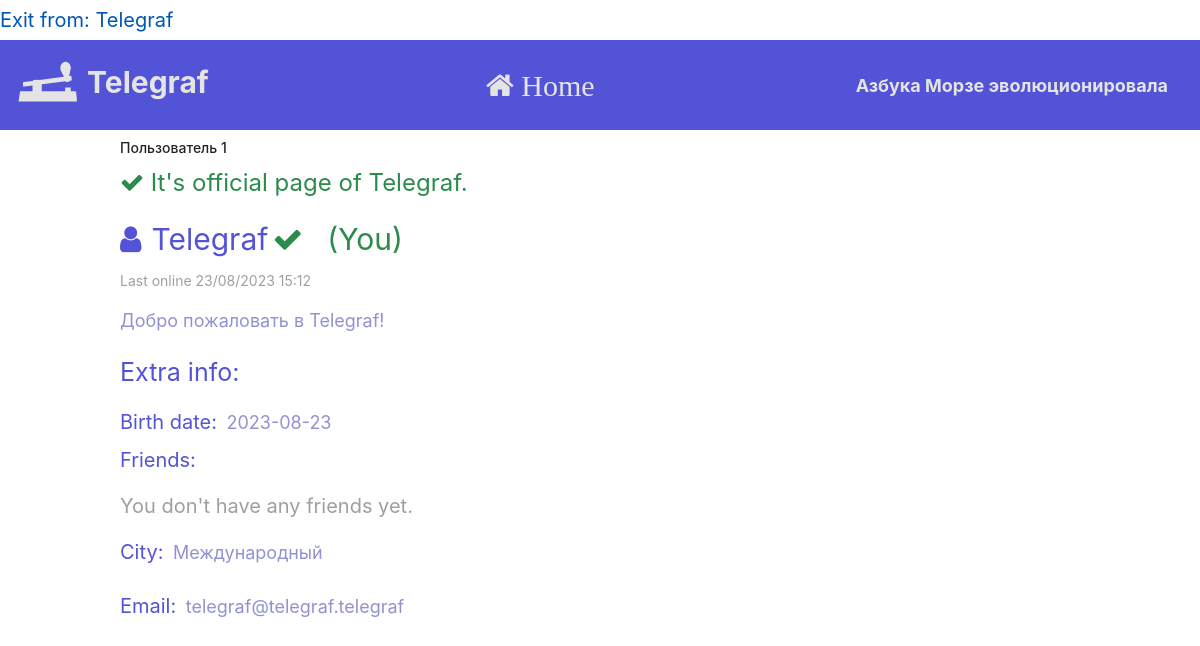
Screenshot of /profile/1 (signed in) with the database file from the repository.
### data/users.py (models this page shows, shortened)
class User(SqlAlchemyBase, UserMixin, SerializerMixin):
    __tablename__ = 'users'
    id = sqlalchemy.Column(sqlalchemy.Integer,
                           primary_key=True, autoincrement=True)
    username = sqlalchemy.Column(sqlalchemy.String)
    bdate = sqlalchemy.Column(sqlalchemy.Date)
    descript = sqlalchemy.Column(sqlalchemy.String)
    friends = sqlalchemy.Column(sqlalchemy.String, default='')
    city = sqlalchemy.Column(sqlalchemy.String)
    email = sqlalchemy.Column(sqlalchemy.String, unique=True)
    last_online = sqlalchemy.Column(sqlalchemy.DateTime,
                                    default=datetime.datetime.now())
    free_chat = sqlalchemy.Column(sqlalchemy.Boolean)
    hashed_password = sqlalchemy.Column(sqlalchemy.String, nullable=True)
    is_verified = sqlalchemy.Column(sqlalchemy.Boolean, default=False)
    is_blocked = sqlalchemy.Column(sqlalchemy.Boolean, default=False)
    block_reason = sqlalchemy.Column(sqlalchemy.String)

### server.py (the view, shortened to what this page needs)
@app.route('/profile/<int:id>', methods=['GET', 'POST'])
def profile(id):
    agent = request.headers.get('User-Agent')
    is_mobile = ('iphone' or 'android' or 'blackberry') in agent.lower()
    db_sess = db_session.create_session()
    if current_user.is_authenticated:
        current_user.last_online = datetime.datetime.now()
        db_sess.merge(current_user)
        db_sess.commit()
    user = db_sess.query(User).filter(User.id == id).first()
    if user is None:
        return "Пользователя с таким id пока не существует"
    friends = []
    ids = user.friends.split(', ')
    if '' in ids:
        ids.remove('')
    for friend_id in map(int, ids):
        friend = db_sess.query(User).filter(User.id == friend_id).first()
        if friend is not None:
            friends.append(friend)
    our_request = None
    his_request = None
    if current_user.is_authenticated:
        our_request = db_sess.query(FriendshipRequest).filter(FriendshipRequest.from_id == current_user.id,
                                                              FriendshipRequest.to_id == id).first()
        his_request = db_sess.query(FriendshipRequest).filter(FriendshipRequest.to_id == current_user.id,
                                                              FriendshipRequest.from_id == id).first()
    return render_template('profile.html', is_mobile=is_mobile, title=f'Пользователь {id}', user=user, friends=friends, is_our_request=our_request is not None, is_his_request=his_request is not None, request=his_request);

### data/db_session.py (called while the page is built)
def create_session() -> Session:
    global __factory
    return __factory()

### server.py (called while the page is built)
@login_manager.user_loader
def load_user(user_id):
    db_sess = db_session.create_session()
    return db_sess.query(User).get(user_id)

### static/templates/profile.html (shortened to what this page needs)
{% extends "base.html" %}
{% block content %}
<form action="" method="post">
    <h1 style="font-size: 14px; margin-top: 10px;">{{title}}</h1>
    {% if user.id == 1 %}
    <p style="color: #2b8b4b; font-size: 24px;"><i class="fa fa-check"></i>  It's official page of Telegraf.</p>
    {% endif %}
    <label style="font-size: 30px; color: #5353d7"><span class="fa fa-user" style="margin-right: 10px"></span>{{ user.username }}    </label>
    {% if user.is_verified %}
    <span style="color: #2b8b4b; font-size: 30px" class="fa fa-check"></span>
    {% endif %}
    {% if current_user.is_authenticated and user == current_user %}
    <label style="font-size: 30px; color: #2b8b4b; margin-left: 20px">(You)</label>
    {% endif %}
    <p style="font-size: 14px; color: #9f9f9f">Last online {{user.last_online.strftime('%d/%m/%Y %H:%M')}}</p>
    <p style="font-size: 18px; color: #9292d1">{{ user.descript }}</p>
    <p style="font-size: 25px; color: #5353d7; margin-top: 20px">Extra info:</p>
    <label style="font-size: 20px; color: #5353d7">Birth date:</label>
    <label style="font-size: 18px; color: #9292d1; margin-left: 5px;">{{ user.bdate }}</label>
    <p style="font-size: 20px; color: #5353d7">Friends:</p>
    {% if friends == [] %}
    {% if user == current_user %}
    <p style="font-size: 20px; color: #9f9f9f">You don't have any friends yet.</p>
    {% else %}
    <p style="font-size: 20px; color: #9f9f9f">This user doesn't have any friends yet.</p>
    <p style="font-size: 20px; color: #9f9f9f">(He must feel himself alone, offer him your friendship!)</p>
    {% endif %}
    {% endif %}
    <label style="font-size: 20px; color: #5353d7">City:</label>
    <label style="font-size: 18px; color: #9292d1; margin-left: 5px;">{{ user.city }}</label>
    <label style="font-size: 20px; color: #5353d7">Email:</label>
    <label style="font-size: 18px; color: #9292d1; margin-left: 5px;">{{ user.email }}</label>
</form>
{% endblock %}

### static/templates/base.html (shortened to what this page needs)
<!doctype html>
<html lang="en">
<head>
    <link rel="stylesheet"
          href="https://stackpath.bootstrapcdn.com/bootstrap/4.4.1/css/bootstrap.min.css"
>
    <link rel="stylesheet" href="https://maxcdn.bootstrapcdn.com/font-awesome/4.5.0/css/font-awesome.min.css">
</head>
<body>
    <nav>
        {% if current_user.is_authenticated %}
        <a class="navbar-brand" href="/logout">Exit from: {{ current_user.username }}</a>
        {% else %}
        <p>
            <a class="btn btn-primary " href="/register">Зарегистрироваться</a>
            <a class="btn btn-success" href="/login">Войти</a>
        </p>
        {% endif %}
    </nav>
    <header>
        <nav class="navbar navbar-light mainbar">
            {% if is_mobile %}
            <a class="navbar-brand" style="font-size: 30px; color: #e4e4e4; font-weight: bold;" href="#"><img src="{{url_for('static', filename='images/t2.png')}}" height="64" width="64">  Telegraf</a>
            <a style="font-size: 30px; color: #e4e4e4; font-weight: bold;" href="/"><i class="fa fa-home" aria-hidden="true"></i></a>
            {% else %}
            <a class="navbar-brand" style="font-size: 30px; color: #e4e4e4; font-weight: bold;" href="#"><img src="{{url_for('static', filename='images/t2.png')}}" height="64" width="64">  Telegraf</a>
            <a style="font-size: 30px; color: #e4e4e4; font-weight: bold;" href="/"><i class="fa fa-home" aria-hidden="true"> Home</i></a>
            <a class="navbar-brand" style="font-size: 18px; color: #e4e4e4; font-weight: bold;" href="#">Азбука Морзе эволюционировала</a>
            {% endif %}
        </nav>
    </header>
    <main role="main" class="my-container">
        {% block content %}{% endblock %}
    </main>
</body>
</html>

### rows the page displays
User: username "Telegraf", last_online "23/08/2023 15:12", descript "Добро пожаловать в Telegraf!", bdate "2023-08-23", city "Международный", email "telegraf@telegraf.telegraf"

### other values shown
{{ title }} "Пользователь 1"
